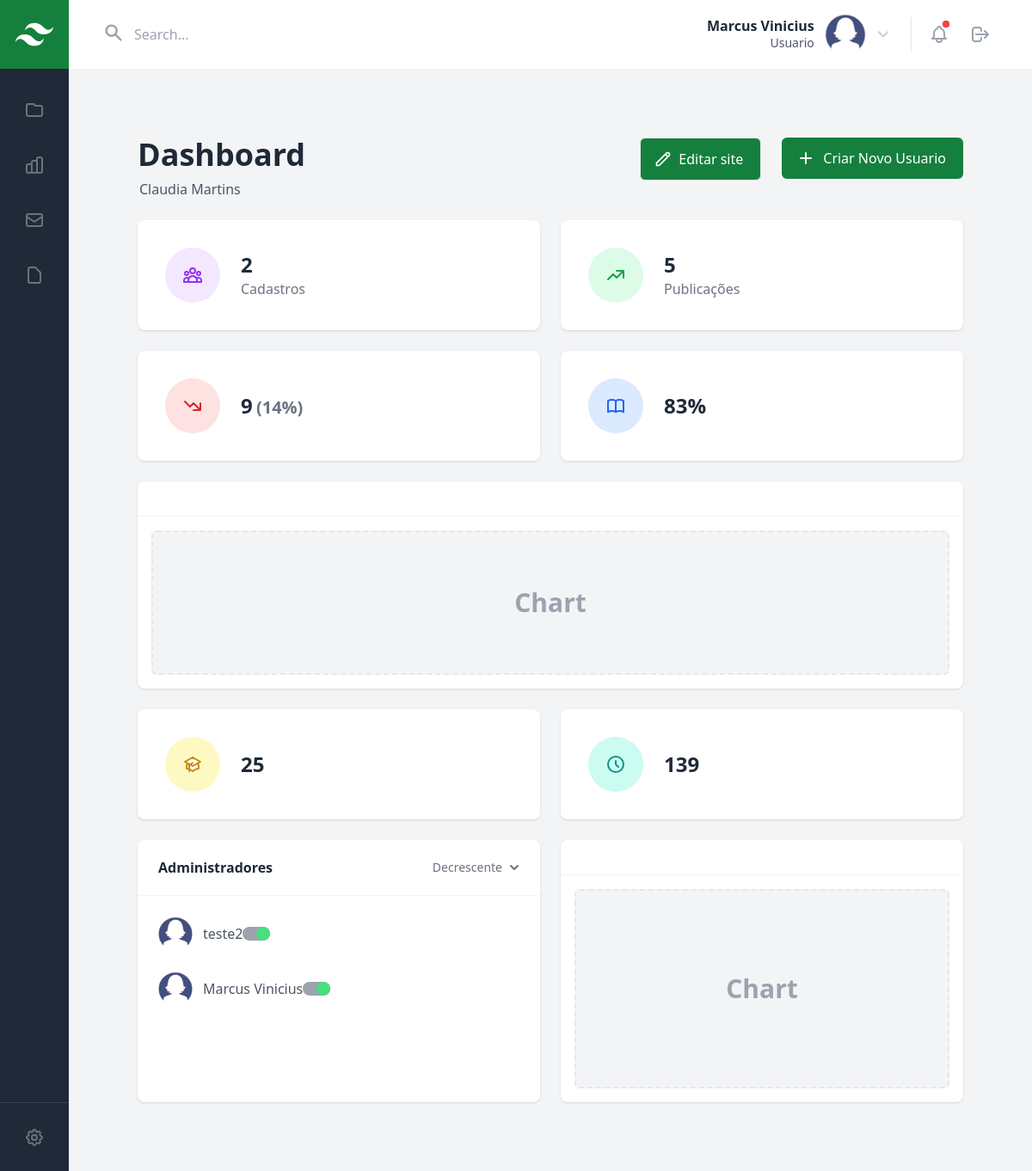
The page /staffer/dashboard (signed in) on the database its author committed.
### models/models.py (models this page shows, shortened)
class Usuario(db.Model, UserMixin):
    __tablename__ = "usuarios"
    id = db.Column(db.Integer, primary_key=True)
    foto = db.Column(db.String(100), nullable=True)
    nome = db.Column(db.String(100), nullable=False)
    sobrenome = db.Column(db.String(100), nullable=False)
    funcao = db.Column(db.String(100), nullable=False)
    email = db.Column(db.String(255), nullable=False)
    senha = db.Column(db.String(100), nullable=False)
    active = db.Column(db.Boolean, default=False)

### routes/main_adm.py (the view)
@main_adm.route("/dashboard", methods=["GET", "POST"])
@login_required
def dashboard():
    form = registerForm()
    user = Usuario.query.filter_by(id=current_user.id).first()
    query = Usuario.query.order_by(Usuario.id.desc()).all()
    quantidade = Usuario.query.count()
    posts = Conteudo.query.count()
    return render_template("dashboard.html", quantidade=quantidade, query=query, posts=posts, form=form, user=user)

### models/forms.py
class registerForm(FlaskForm):
    cargos = [("Usuario", "Usuario")]
    nome = StringField('nome', validators=[DataRequired()])
    sobrenome = StringField('Sobrenome')
    email = StringField('email', validators=[DataRequired()])
    senha = PasswordField('senha', validators=[DataRequired()])
    funcao = SelectField('função', choices=cargos, validators=[DataRequired()])

### main.py (called while the page is built)
@login_manager.user_loader
def load_user(user_id):
    return Usuario.query.get(int(user_id))

### routes/main_adm.py (called while the page is built)
@main_adm.before_request
def check_user_active():
    if not current_user.is_authenticated or not current_user.active:
        if request.endpoint and not request.endpoint.startswith('main_adm.login'):
            logout_user()
            session.clear()
            return redirect(url_for('main.index'))

### templates_adm/dashboard.html (shortened to what this page needs)
{% extends "template_base1.html" %}
    {%block content %}
    <main class="p-6 sm:p-10 space-y-6">
      <div class="flex flex-col space-y-6 md:space-y-0 md:flex-row justify-between">
        <div class="mr-6">
          <h1 class="text-4xl font-semibold mb-2">Dashboard</h1>
          <h2 class="text-gray-600 ml-0.5">Claudia Martins</h2>
        </div>
        <div class="flex flex-wrap items-start justify-end -mb-3">
          <a href="{{url_for('adm.visualizar_pagina')}}">
          <button class="inline-flex px-5 py-3 text-white bg-laranja-construart hover:text-white focus:bg-site-black hover:bg-site-black focus:bg-site-black border border-white-600 rounded-md mb-3">
            <svg aria-hidden="true" fill="none" viewBox="0 0 24 24" stroke="currentColor" class="flex-shrink-0 h-5 w-5 -ml-1 mt-0.5 mr-2">
              <path stroke-linecap="round" stroke-linejoin="round" stroke-width="2" d="M15.232 5.232l3.536 3.536m-2.036-5.036a2.5 2.5 0 113.536 3.536L6.5 21.036H3v-3.572L16.732 3.732z" />
            </svg>
            Editar site
          </button>
        </a>
          <button class="inline-flex px-5 py-3 text-white bg-laranja-construart hover:bg-site-black focus:bg-site-black rounded-md ml-6 mb-3" onclick="openPopup()">
            <svg aria-hidden="true" fill="none" viewBox="0 0 24 24" stroke="currentColor" class="flex-shrink-0 h-6 w-6 text-white -ml-1 mr-2">
              <path stroke-linecap="round" stroke-linejoin="round" stroke-width="2" d="M12 6v6m0 0v6m0-6h6m-6 0H6" />
            </svg>
            Criar Novo Usuario
          </button>
        </div>
      </div>
      <section class="grid md:grid-cols-2 xl:grid-cols-4 gap-6">
        <div class="flex items-center p-8 bg-white shadow rounded-lg">
          <div class="inline-flex flex-shrink-0 items-center justify-center h-16 w-16 text-purple-600 bg-purple-100 rounded-full mr-6">
          </div>
          <div>
            <span class="block text-2xl font-bold">{{quantidade}}</span>
            <span class="block text-gray-500">Cadastros</span>
          </div>
        </div>
        <div class="flex items-center p-8 bg-white shadow rounded-lg">
          <div class="inline-flex flex-shrink-0 items-center justify-center h-16 w-16 text-green-600 bg-green-100 rounded-full mr-6">
            <svg aria-hidden="true" fill="none" viewBox="0 0 24 24" stroke="currentColor" class="h-6 w-6">
              <path stroke-linecap="round" stroke-linejoin="round" stroke-width="2" d="M13 7h8m0 0v8m0-8l-8 8-4-4-6 6" />
            </svg>
          </div>
          <div>
            <span class="block text-2xl font-bold">{{posts}}</span>
            <span class="block text-gray-500">Publicações</span>
          </div>
        </div>
        <div class="flex items-center p-8 bg-white shadow rounded-lg">
          <div class="inline-flex flex-shrink-0 items-center justify-center h-16 w-16 text-red-600 bg-red-100 rounded-full mr-6">
            <svg aria-hidden="true" fill="none" viewBox="0 0 24 24" stroke="currentColor" class="h-6 w-6">
              <path stroke-linecap="round" stroke-linejoin="round" stroke-width="2" d="M13 17h8m0 0V9m0 8l-8-8-4 4-6-6" />
            </svg>
          </div>
          <div>
            <span class="inline-block text-2xl font-bold">9</span>
            <span class="inline-block text-xl text-gray-500 font-semibold">(14%)</span>
          </div>
        </div>
        <div class="flex items-center p-8 bg-white shadow rounded-lg">
          <div class="inline-flex flex-shrink-0 items-center justify-center h-16 w-16 text-blue-600 bg-blue-100 rounded-full mr-6">
          </div>
          <div>
            <span class="block text-2xl font-bold">83%</span>
          </div>
        </div>
      </section>
      <section class="grid md:grid-cols-2 xl:grid-cols-4 xl:grid-rows-3 xl:grid-flow-col gap-6">
        <div class="flex flex-col md:col-span-2 md:row-span-2 bg-white shadow rounded-lg">
          <div class="px-6 py-5 font-semibold border-b border-gray-100"></div>
          <div class="p-4 flex-grow">
            <div class="flex items-center justify-center h-full px-4 py-16 text-gray-400 text-3xl font-semibold bg-gray-100 border-2 border-gray-200 border-dashed rounded-md">Chart</div>
          </div>
        </div>
        <div class="flex items-center p-8 bg-white shadow rounded-lg">
          <div class="inline-flex flex-shrink-0 items-center justify-center h-16 w-16 text-yellow-600 bg-yellow-100 rounded-full mr-6">
          </div>
          <div>
            <span class="block text-2xl font-bold">25</span>
          </div>
        </div>
        <div class="flex items-center p-8 bg-white shadow rounded-lg">
          <div class="inline-flex flex-shrink-0 items-center justify-center h-16 w-16 text-teal-600 bg-teal-100 rounded-full mr-6">
            <svg aria-hidden="true" fill="none" viewBox="0 0 24 24" stroke="currentColor" class="h-6 w-6">
              <path stroke-linecap="round" stroke-linejoin="round" stroke-width="2" d="M12 8v4l3 3m6-3a9 9 0 11-18 0 9 9 0 0118 0z" />
            </svg>
          </div>
          <div>
            <span class="block text-2xl font-bold">139</span>
          </div>
        </div>
        <div class="row-span-3 bg-white shadow rounded-lg">
          <div class="flex items-center justify-between px-6 py-5 font-semibold border-b border-gray-100">
            <span>Administradores</span>
            <button type="button" class="inline-flex justify-center rounded-md px-1 -mr-1 bg-white text-sm leading-5 font-medium text-gray-500 hover:text-gray-600" id="options-menu" aria-haspopup="true" aria-expanded="true">
              Decrescente
              <svg class="-mr-1 ml-1 h-5 w-5" xmlns="http://www.w3.org/2000/svg" viewBox="0 0 20 20" fill="currentColor">
                <path fill-rule="evenodd" d="M5.293 7.293a1 1 0 011.414 0L10 10.586l3.293-3.293a1 1 0 111.414 1.414l-4 4a1 1 0 01-1.414 0l-4-4a1 1 0 010-1.414z" clip-rule="evenodd" />
              </svg>
            </button>
          </div>
          <div class="overflow-y-auto" style="max-height: 24rem;">
            <ul class="p-6 space-y-6">
              {% for usuarios in query %}
              <li class="flex items-center">
                <div class="h-10 w-10 mr-3 bg-gray-100 rounded-full overflow-hidden">
                  {%if not user.foto %}
                  <img src="{{ url_for('static', filename='/img/default.jpg') }}" alt="user profile photo" class="h-full w-full object-cover">
                  {% else %}
                  <img src="{{user.foto}}" alt="user profile photo" class="h-full w-full object-cover">
                  {%endif%}
                </div>
                <span class="text-gray-600">{{usuarios.nome}}</span>
                <label for="check_{{usuarios.id}}" class="bg-gray-400 cursor-pointer relative w-8 h-4 rounded-full">
                  <span class="h-4 w-4 bg-red-400 absolute rounded-full  peer-checked:bg-green-400 peer-checked:left-4"></span>
                </label>
              </li>
              {% endfor %}
            </ul>
          </div>
        </div>
        <div class="flex flex-col row-span-3 bg-white shadow rounded-lg">
          <div class="px-6 py-5 font-semibold border-b border-gray-100"></div>
          <div class="p-4 flex-grow">
            <div class="flex items-center justify-center h-full px-4 py-24 text-gray-400 text-3xl font-semibold bg-gray-100 border-2 border-gray-200 border-dashed rounded-md">Chart</div>
          </div>
        </div>
      </section>
    </main>
  </div>
    {%endblock %}

### templates_adm/template_base1.html (shortened to what this page needs)
<!DOCTYPE html>
<html lang="pt-br" >
<head>
  <script src="https://cdn.tailwindcss.com"></script>
  <script src="{{ url_for('static', filename='js/tailwindcss.js') }}"> </script>
</head>
<body>
<body class="flex bg-gray-100 min-h-screen">
  <aside class="hidden sm:flex sm:flex-col">
    <a href="#" class="inline-flex items-center justify-center h-20 w-20 bg-laranja-construart">
    </a>
    <div class="flex-grow flex flex-col justify-between text-gray-500 bg-gray-800">
      <nav class="flex flex-col mx-4 my-6 space-y-4">
        <a href="{{url_for('adm.lista_publicacao')}}" class="inline-flex items-center justify-center py-3 hover:text-gray-400 hover:bg-gray-700 focus:text-gray-400 focus:bg-gray-700 rounded-lg">
          <svg aria-hidden="true" fill="none" viewBox="0 0 24 24" stroke="currentColor" class="h-6 w-6">
            <path stroke-linecap="round" stroke-linejoin="round" stroke-width="2" d="M3 7v10a2 2 0 002 2h14a2 2 0 002-2V9a2 2 0 00-2-2h-6l-2-2H5a2 2 0 00-2 2z" />
          </svg>
        </a>
        <a href="{{url_for('adm.dashboard')}}" class="inline-flex items-center justify-center py-3 hover:text-gray-400 hover:bg-gray-700 focus:text-gray-400 focus:bg-gray-700 rounded-lg">
        </a>
        <a href="#" class="inline-flex items-center justify-center py-3 hover:text-gray-400 hover:bg-gray-700 focus:text-gray-400 focus:bg-gray-700 rounded-lg">
          <svg aria-hidden="true" fill="none" viewBox="0 0 24 24" stroke="currentColor" class="h-6 w-6">
            <path stroke-linecap="round" stroke-linejoin="round" stroke-width="2" d="M3 8l7.89 5.26a2 2 0 002.22 0L21 8M5 19h14a2 2 0 002-2V7a2 2 0 00-2-2H5a2 2 0 00-2 2v10a2 2 0 002 2z" />
          </svg>
        </a>
        <a href="#" class="inline-flex items-center justify-center py-3 hover:text-gray-400 hover:bg-gray-700 focus:text-gray-400 focus:bg-gray-700 rounded-lg">
          <svg aria-hidden="true" fill="none" viewBox="0 0 24 24" stroke="currentColor" class="h-6 w-6">
            <path stroke-linecap="round" stroke-linejoin="round" stroke-width="2" d="M7 21h10a2 2 0 002-2V9.414a1 1 0 00-.293-.707l-5.414-5.414A1 1 0 0012.586 3H7a2 2 0 00-2 2v14a2 2 0 002 2z" />
          </svg>
        </a>
      </nav>
      <div class="inline-flex items-center justify-center h-20 w-20 border-t border-gray-700">
        <button class="p-3 hover:text-gray-400 hover:bg-gray-700 focus:text-gray-400 focus:bg-gray-700 rounded-lg">
        </button>
      </div>
    </div>
  </aside>
  <div class="flex-grow text-gray-800">
    <header class="flex items-center h-20 px-6 sm:px-10 bg-white">
      <div class="relative w-full max-w-md sm:-ml-2">
        <svg aria-hidden="true" viewBox="0 0 20 20" fill="currentColor" class="absolute h-6 w-6 mt-2.5 ml-2 text-gray-400">
          <path fill-rule="evenodd" d="M8 4a4 4 0 100 8 4 4 0 000-8zM2 8a6 6 0 1110.89 3.476l4.817 4.817a1 1 0 01-1.414 1.414l-4.816-4.816A6 6 0 012 8z" clip-rule="evenodd" />
        </svg>
        <input type="text" role="search" placeholder="Search..." class="py-2 pl-10 pr-4 w-full border-4 border-transparent placeholder-gray-400 focus:bg-gray-50 rounded-lg" />
      </div>
      <div class="flex flex-shrink-0 items-center ml-auto">
        <button class="inline-flex items-center p-2 hover:bg-gray-100 focus:bg-gray-100 rounded-lg">
          <div class="hidden md:flex md:flex-col md:items-end md:leading-tight">
            <span class="font-semibold">{{ user.nome }}</span>
            <span class="text-sm text-gray-600">{{ user.funcao }}</span>
          </div>
          <span class="h-12 w-12 ml-2 sm:ml-3 mr-2 bg-gray-100 rounded-full overflow-hidden ">
            {%if not user.foto %}
            <img src="{{ url_for('static', filename='/img/default.jpg') }}" class="h-full w-full object-cover">
            {% else %}
            <img src="{{user.foto}}" class="h-full w-full object-cover">
            {%endif%}
          </span>
          <svg aria-hidden="true" viewBox="0 0 20 20" fill="currentColor" class="hidden sm:block h-6 w-6 text-gray-300">
            <path fill-rule="evenodd" d="M5.293 7.293a1 1 0 011.414 0L10 10.586l3.293-3.293a1 1 0 111.414 1.414l-4 4a1 1 0 01-1.414 0l-4-4a1 1 0 010-1.414z" clip-rule="evenodd" />
          </svg>
        </button>
        <div class="border-l pl-3 ml-3 space-x-1">
          <button class="relative p-2 text-gray-400 hover:bg-gray-100 hover:text-gray-600 focus:bg-gray-100 focus:text-gray-600 rounded-full">
            <span class="absolute top-0 right-0 h-2 w-2 mt-1 mr-2 bg-red-500 rounded-full animate-ping"></span>
          </button>
          <button class="relative p-2 text-gray-400 hover:bg-gray-100 hover:text-gray-600 focus:bg-gray-100 focus:text-gray-600 rounded-full">
            <a href="{{url_for('adm.logout')}}">
            <svg aria-hidden="true" fill="none" viewBox="0 0 24 24" stroke="currentColor" class="h-6 w-6">
  <path stroke-linecap="round" stroke-linejoin="round" stroke-width="2" d="M17 16l4-4m0 0l-4-4m4 4H7m6 4v1a3 3 0 01-3 3H6a3 3 0 01-3-3V7a3 3 0 013-3h4a3 3 0 013 3v1" />
</svg>
</a>
          </button>
        </div>
      </div>
    </header>
    <section class="p-6 sm:p-10 space-y-6">
      {% block content %} {% endblock %}
</body>
</body>
</html>

### rows shown on the page
Usuario: nome "Marcus Vinicius", funcao "Usuario"
Usuario: nome "teste2"

### other values the page prints
{{ quantidade }} "2"
{{ posts }} "5"
